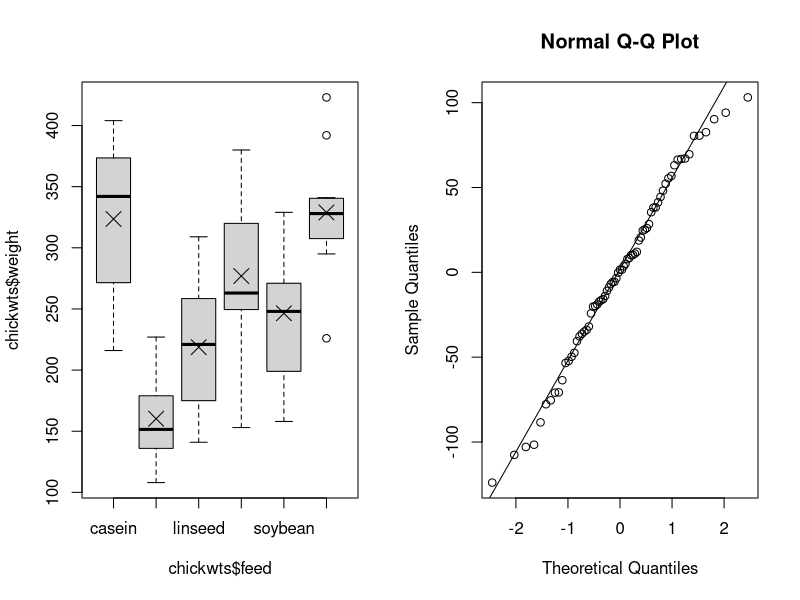
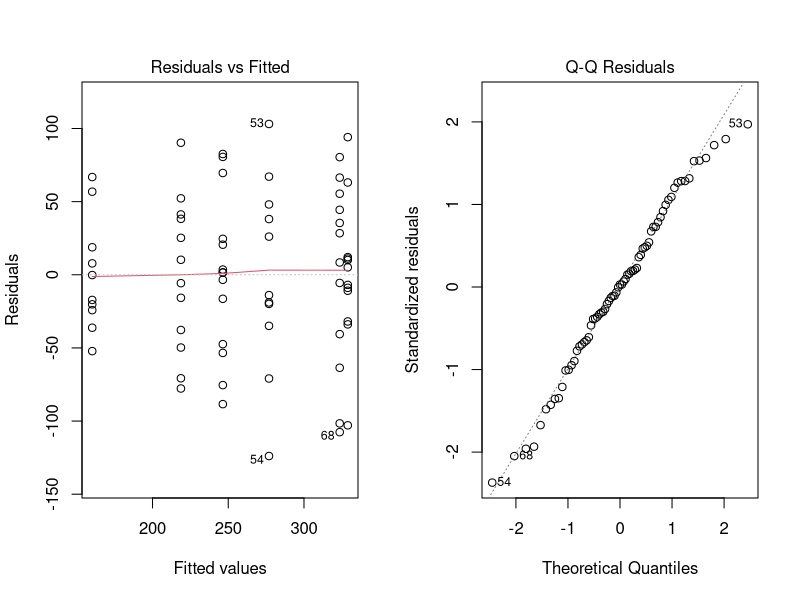
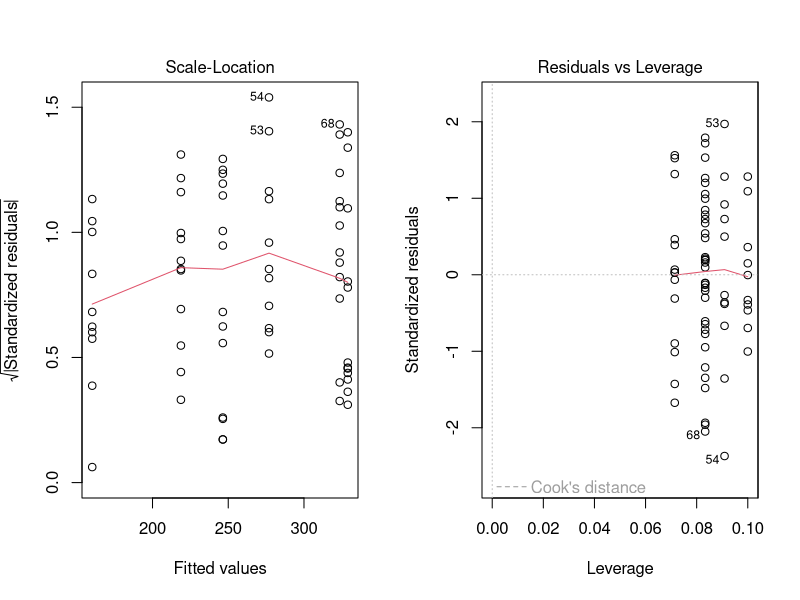
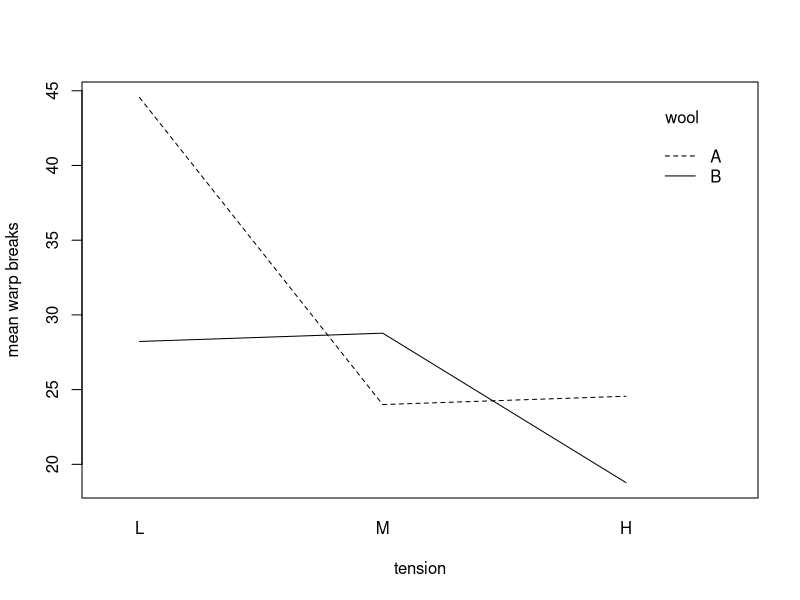
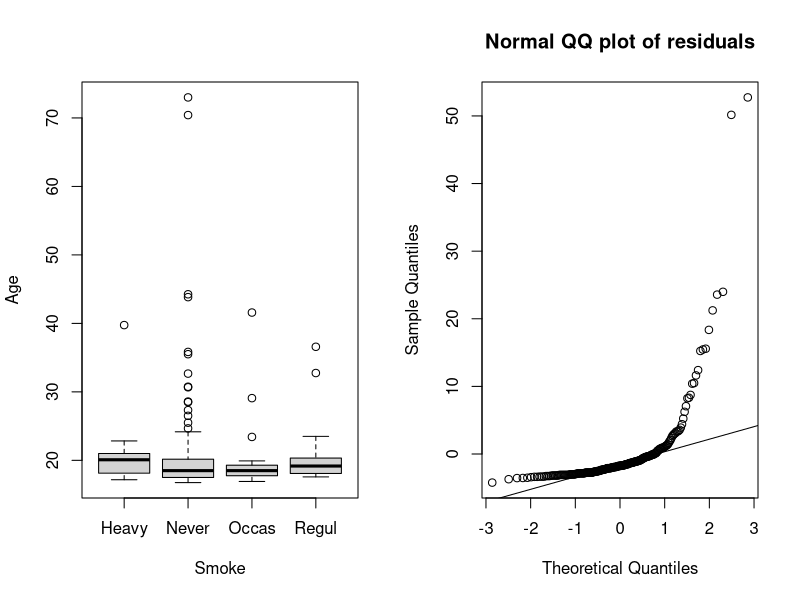

Recreate these plots in R, in order.
# ================================================================================
# Analysis of Variance ----------------------------------------------------
# ================================================================================
# In its simplest for,, ANOVA is used to compare multiple means in a test for equivalence.
# In this sense, it is a straightforward extension of the hypothesis test comparing two
# means.

# One-Way ANOVA -----------------------------------------------------------
# Simply, one-way ANOVA is used to test two or more means for equality. The means are split
# by a categorical group or factor variable. In fact, when k = 2 the two-sample t-test
# is equivalent to one-way ANOVA. The following assumptions have to be satisfied in order
# for the results of the basic one-way to be considered reliable:

#  Independence: the samples making the k groups must be independent of one another, and
#  the observations in each group must be independent and identically distributed (iid).

#  Normality: the observations in each group should be normally distributed, or at least
#  approximately so.

#  Equality of variances: the variance of the observations in each group should be equal,
#  or at least approximately so - ≠ heteroskedascity.

# It is worth noting that you don't need to have an equal number of observatios in
# each group to perform the test. However, having unbalanced groups does render the test
# more sensitive to potentially detrimental effects if your assumptions of heterogeneity
# and normality are not sound. Let's work run an few examples using the chickwts data:
data("chickwts")
table(chickwts$feed)

chick_means <- tapply(chickwts$weight, INDEX = chickwts$feed, FUN = mean)
chick_means

par(mfrow = c(1, 2))
boxplot(chickwts$weight ~ chickwts$feed)
points(1:6, chick_means, pch = 4, cex = 2)

# Assuming independence of the data, before implementing the test, you must first check
# that the other assumptions are valid. To examine the equality of variances, you can 
# use a rule of thumb. by assuming equality of variances if the ratio of the largest 
# sample standard deviation to the the smallest sample is < 2:
chicks_z <- tapply(chickwts$weight, INDEX = chickwts$feed, FUN = sd)
max(chicks_z) / min(chicks_z)
# ... this informal result indicates that it is reasonable to make this assumption.

# Next we can assess normality using a QQ-plot. First we have to centre the data:
chicks_meanCentered <- chickwts$weight - chick_means[as.numeric(chickwts$feed)]
qqnorm(chicks_meanCentered)
qqline(chicks_meanCentered)
# Therefore, based on this plot, it does not seem unreasonable to assume normality for
# these data. 

# Building One-Way Anova with aov Function --------------------------------
chick_ANOVA <- aov(weight ~ feed, data = chickwts)
summary(chick_ANOVA)
plot(chick_ANOVA)

# Two-Way ANOVA -----------------------------------------------------------
# Used when the outcome variable is categorised by more than jyust one grouping variable.
# Therefore, an important part of distinguishing main effects and interactive effects.
data("warpbreaks")

# The following executes a two-way ANOVA for the warp breaks data set based only on the
#  main effects:
summary(aov(breaks ~ wool + tension, data = warpbreaks))

# However, this doesn't address possibility that a difference in the mean number of warp
# breaks might vary further according to precisely which level of either tension or wool
# is being used when holding the other variable constant. Hence, let's further investigate
# by taking interaction into consideration:
summary(aov(breaks ~ wool + tension + wool:tension, data = warpbreaks))

# To help with this, you can interpret such a two-way interaction effect in more detail 
# with an interaction plot. First we create group means:
wb_means <- aggregate(warpbreaks$breaks, 
                      by = list(warpbreaks$wool, warpbreaks$tension), FUN = mean)
wb_means

dev.off()
interaction.plot(x.factor = wb_means[, 2], trace.factor = wb_means[, 1],
                 response = wb_means$x, trace.label = "wool",
                 xlab = "tension", ylab = "mean warp breaks")
# In general, when the lines, or segments thereof, are not parrallel, it suggests an 
# interaction could be present. Vertical separations between the plotted locations 
# indicate the individual main effects of the grouping variables. Considering the above 
# plot, it does indeed appear that the mean number of warp breaks for wool type A is 
# higher if tension is low, but the nature of the difference changes if you move to a 
# medium tension, where B has a higher point estimate than A. Moving to a high tension,
# type A again has a higher estimate of the mean number of breaks than B, though here the
# difference between A and B is nowhere near as big as it is at a low tension. 

# ================================================================================
# Kruskal-Wallis Test -----------------------------------------------------
# ================================================================================
# The Kruskal-Wallies test is an alternative to the one-way ANOVA that relaxes the 
# assumption of normality. You can think of this test as one that compares multiple 
# medians rather than means. It is a non-parametric approach since it does not rely on
# quantiles of a standard parametric distribution. It is a generalisation of the 
# Mann-Whitney test for two medians. It is also referred to as the Kruskal-Wallies rank 
# sum test, and you use the chi-squared distribution to calculate the p-value. 

# Suppose you are interested in seeing whether the age of students tends to differ with
# respect to four smoking categories found in the survey data pack:
library(MASS)
data("survey")

# An inspection of the relevant side-by-side plots suggests a straightforward one-way 
# ANOVA is not a good idea:
dev.off()
par(mfrow = c(1, 2))
boxplot(Age ~ Smoke, data = survey)

age_mean <- tapply(survey$Age, INDEX = survey$Smoke, mean)
age_meanCentered <- survey$Age - age_mean[as.numeric(survey$Smoke)]
qqnorm(age_meanCentered, main = "Normal QQ plot of residuals")
qqline(age_meanCentered)

# With this violation of normality, you could therefore apply Kruskal-Wallis:
kruskal.test(Age ~ Smoke, data = survey)
# ... the results suggest that there is not sufficient evidence against the null, which
# states that the medians are all equal. Therefore, there does not seem to be an overall 
# age difference between students.

# Considering that the exercise for this chapter is a repitive variation of the above, 
# and that I have covered the above material throughout my education, I will not 
# complete this chapter's exercise.

# End file ----------------------------------------------------------------